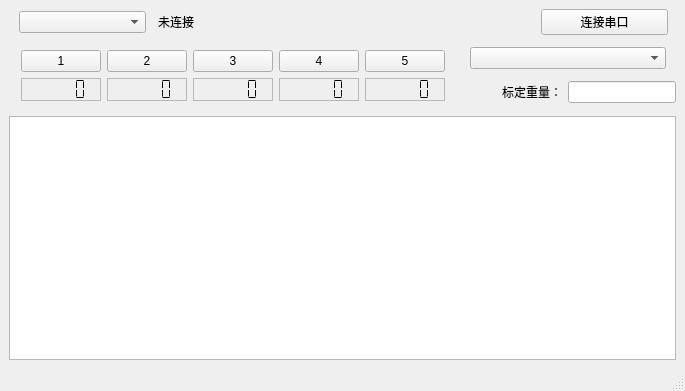
<?xml version="1.0" encoding="UTF-8"?>
<ui version="4.0">
 <class>MainWindow</class>
 <widget class="QMainWindow" name="MainWindow">
  <property name="geometry">
   <rect>
    <x>0</x>
    <y>0</y>
    <width>685</width>
    <height>391</height>
   </rect>
  </property>
  <property name="windowTitle">
   <string>ModBus小助手-宇翔科技内部专用</string>
  </property>
  <widget class="QWidget" name="centralwidget">
   <layout class="QVBoxLayout" name="verticalLayout_2">
    <item>
     <layout class="QHBoxLayout" name="connect_layout" stretch="1,3,1">
      <property name="leftMargin">
       <number>10</number>
      </property>
      <property name="topMargin">
       <number>0</number>
      </property>
      <property name="rightMargin">
       <number>8</number>
      </property>
      <property name="bottomMargin">
       <number>0</number>
      </property>
      <item>
       <widget class="QComboBox" name="cbox_com_list">
        <property name="currentText">
         <string extracomment="串口"/>
        </property>
       </widget>
      </item>
      <item>
       <widget class="QLabel" name="connect_status">
        <property name="text">
         <string>未连接</string>
        </property>
        <property name="margin">
         <number>6</number>
        </property>
        <property name="indent">
         <number>6</number>
        </property>
       </widget>
      </item>
      <item>
       <widget class="QPushButton" name="conn_uart_btn">
        <property name="text">
         <string>连接串口</string>
        </property>
        <property name="flat">
         <bool>false</bool>
        </property>
       </widget>
      </item>
     </layout>
    </item>
    <item>
     <layout class="QHBoxLayout" name="horizontalLayout_3">
      <item>
       <widget class="QWidget" name="verticalWidget" native="true">
        <layout class="QVBoxLayout" name="verticalLayout">
         <item>
          <layout class="QGridLayout" name="gridLayout">
           <property name="leftMargin">
            <number>3</number>
           </property>
           <item row="0" column="3">
            <widget class="QPushButton" name="slave_4">
             <property name="text">
              <string>4</string>
             </property>
            </widget>
           </item>
           <item row="0" column="4">
            <widget class="QPushButton" name="slave_5">
             <property name="text">
              <string>5</string>
             </property>
            </widget>
           </item>
           <item row="0" column="0">
            <widget class="QPushButton" name="slave_1">
             <property name="text">
              <string>1</string>
             </property>
            </widget>
           </item>
           <item row="0" column="1">
            <widget class="QPushButton" name="slave_2">
             <property name="text">
              <string>2</string>
             </property>
            </widget>
           </item>
           <item row="0" column="2">
            <widget class="QPushButton" name="slave_3">
             <property name="text">
              <string>3</string>
             </property>
            </widget>
           </item>
           <item row="1" column="0">
            <widget class="QLCDNumber" name="lcdNumber">
             <property name="frameShape">
              <enum>QFrame::StyledPanel</enum>
             </property>
             <property name="frameShadow">
              <enum>QFrame::Sunken</enum>
             </property>
             <property name="segmentStyle">
              <enum>QLCDNumber::Flat</enum>
             </property>
            </widget>
           </item>
           <item row="1" column="1">
            <widget class="QLCDNumber" name="lcdNumber_2">
             <property name="frameShape">
              <enum>QFrame::StyledPanel</enum>
             </property>
             <property name="frameShadow">
              <enum>QFrame::Sunken</enum>
             </property>
             <property name="segmentStyle">
              <enum>QLCDNumber::Flat</enum>
             </property>
            </widget>
           </item>
           <item row="1" column="2">
            <widget class="QLCDNumber" name="lcdNumber_3">
             <property name="frameShape">
              <enum>QFrame::StyledPanel</enum>
             </property>
             <property name="frameShadow">
              <enum>QFrame::Sunken</enum>
             </property>
             <property name="segmentStyle">
              <enum>QLCDNumber::Flat</enum>
             </property>
            </widget>
           </item>
           <item row="1" column="3">
            <widget class="QLCDNumber" name="lcdNumber_4">
             <property name="frameShape">
              <enum>QFrame::StyledPanel</enum>
             </property>
             <property name="frameShadow">
              <enum>QFrame::Sunken</enum>
             </property>
             <property name="segmentStyle">
              <enum>QLCDNumber::Flat</enum>
             </property>
            </widget>
           </item>
           <item row="1" column="4">
            <widget class="QLCDNumber" name="lcdNumber_5">
             <property name="frameShape">
              <enum>QFrame::StyledPanel</enum>
             </property>
             <property name="frameShadow">
              <enum>QFrame::Sunken</enum>
             </property>
             <property name="segmentStyle">
              <enum>QLCDNumber::Flat</enum>
             </property>
            </widget>
           </item>
          </layout>
         </item>
        </layout>
       </widget>
      </item>
      <item>
       <layout class="QVBoxLayout" name="verticalLayout_4">
        <item>
         <layout class="QHBoxLayout" name="horizontalLayout_4">
          <property name="leftMargin">
           <number>10</number>
          </property>
          <property name="topMargin">
           <number>0</number>
          </property>
          <property name="rightMargin">
           <number>10</number>
          </property>
          <item>
           <widget class="QComboBox" name="cbox_slave_type">
            <property name="currentIndex">
             <number>-1</number>
            </property>
            <property name="placeholderText">
             <string>？？？？</string>
            </property>
            <property name="frame">
             <bool>true</bool>
            </property>
           </widget>
          </item>
         </layout>
        </item>
        <item>
         <layout class="QHBoxLayout" name="horizontalLayout_2">
          <item>
           <widget class="QLabel" name="label_2">
            <property name="layoutDirection">
             <enum>Qt::LeftToRight</enum>
            </property>
            <property name="text">
             <string>标定重量：</string>
            </property>
            <property name="textFormat">
             <enum>Qt::AutoText</enum>
            </property>
            <property name="alignment">
             <set>Qt::AlignRight|Qt::AlignTrailing|Qt::AlignVCenter</set>
            </property>
           </widget>
          </item>
          <item>
           <widget class="QLineEdit" name="qedit_standard_wht">
            <property name="sizePolicy">
             <sizepolicy hsizetype="Fixed" vsizetype="Fixed">
              <horstretch>0</horstretch>
              <verstretch>0</verstretch>
             </sizepolicy>
            </property>
           </widget>
          </item>
         </layout>
        </item>
       </layout>
      </item>
     </layout>
    </item>
    <item>
     <widget class="QTextBrowser" name="textBrowser"/>
    </item>
   </layout>
  </widget>
  <widget class="QStatusBar" name="statusbar"/>
 </widget>
 <resources/>
 <connections/>
</ui>
